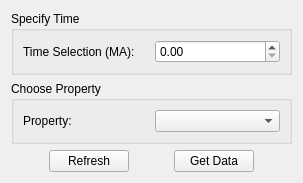
<?xml version="1.0" encoding="UTF-8"?>
<ui version="4.0">
 <class>Form</class>
 <widget class="QWidget" name="Form">
  <property name="geometry">
   <rect>
    <x>0</x>
    <y>0</y>
    <width>303</width>
    <height>171</height>
   </rect>
  </property>
  <property name="windowTitle">
   <string>Attribute At Time</string>
  </property>
  <layout class="QVBoxLayout" name="verticalLayout_2">
   <item>
    <widget class="QGroupBox" name="groupBox">
     <property name="title">
      <string>Specify Time</string>
     </property>
     <layout class="QHBoxLayout" name="horizontalLayout_2">
      <item>
       <widget class="QLabel" name="label">
        <property name="text">
         <string>Time Selection (MA):</string>
        </property>
       </widget>
      </item>
      <item>
       <widget class="QDoubleSpinBox" name="time_spinbox">
        <property name="maximum">
         <double>9999.000000000000000</double>
        </property>
       </widget>
      </item>
     </layout>
    </widget>
   </item>
   <item>
    <widget class="QGroupBox" name="groupBox_2">
     <property name="title">
      <string>Choose Property</string>
     </property>
     <layout class="QVBoxLayout" name="verticalLayout">
      <item>
       <layout class="QHBoxLayout" name="horizontalLayout_3">
        <item>
         <widget class="QLabel" name="label_4">
          <property name="text">
           <string>Property:</string>
          </property>
         </widget>
        </item>
        <item>
         <widget class="QComboBox" name="property_comboBox"/>
        </item>
       </layout>
      </item>
     </layout>
    </widget>
   </item>
   <item>
    <layout class="QHBoxLayout" name="horizontalLayout">
     <item>
      <spacer name="horizontalSpacer">
       <property name="orientation">
        <enum>Qt::Horizontal</enum>
       </property>
       <property name="sizeHint" stdset="0">
        <size>
         <width>40</width>
         <height>20</height>
        </size>
       </property>
      </spacer>
     </item>
     <item>
      <widget class="QPushButton" name="refresh_button">
       <property name="text">
        <string>Refresh</string>
       </property>
      </widget>
     </item>
     <item>
      <spacer name="horizontalSpacer_3">
       <property name="orientation">
        <enum>Qt::Horizontal</enum>
       </property>
       <property name="sizeHint" stdset="0">
        <size>
         <width>40</width>
         <height>20</height>
        </size>
       </property>
      </spacer>
     </item>
     <item>
      <widget class="QPushButton" name="commit_button">
       <property name="text">
        <string>Get Data</string>
       </property>
      </widget>
     </item>
     <item>
      <spacer name="horizontalSpacer_2">
       <property name="orientation">
        <enum>Qt::Horizontal</enum>
       </property>
       <property name="sizeHint" stdset="0">
        <size>
         <width>40</width>
         <height>20</height>
        </size>
       </property>
      </spacer>
     </item>
    </layout>
   </item>
  </layout>
 </widget>
 <resources/>
 <connections/>
</ui>
